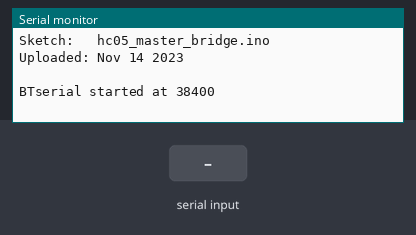
A sketch run on a simulated Arduino Uno, built with avr-gcc and run on an emulated ATmega328P. On the bench: the last lines printed to the serial monitor. Inputs (shaded band) come from the test bench.

Above: at 1.2 s.
1.3 s: "1" received over the second serial link
At 2.0 s:
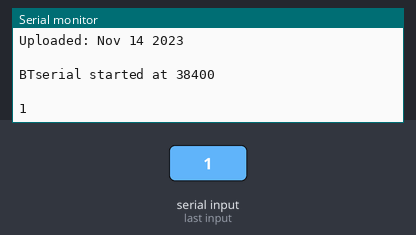
2.8 s: "0" received over the second serial link
At 3.2 s:
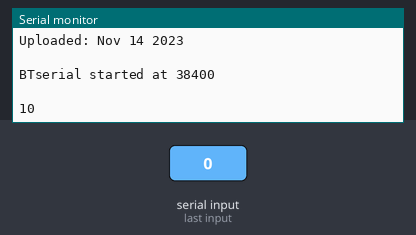

The sketch:

hc05_master_bridge.ino
```cpp
/*
 *   1. use hc05_ser_bridge as laptop serial to blueooth interface to configure
 *
 *   2. use this bridge that just sends data to test connection.
 */
#include <SoftwareSerial.h>
SoftwareSerial BTserial(8, 9); // RX | TX

const long baudRate = 38400;
char c=' ';
boolean NL = true;

void setup()
{
    Serial.begin(38400);
    Serial.print("Sketch:   ");   Serial.println(__FILE__);
    Serial.print("Uploaded: ");   Serial.println(__DATE__);
    Serial.println(" ");

    BTserial.begin(baudRate);
    Serial.print("BTserial started at "); Serial.println(baudRate);
    Serial.println(" ");
}

void loop()
{

    // Read from the Bluetooth module and send to the Arduino Serial Monitor
    if (BTserial.available())
    {
        c = BTserial.read();
        Serial.write(c);
    }


    // Read from the Serial Monitor and send to the Bluetooth module
    if (Serial.available())
    {
        c = Serial.read();
        BTserial.write(c);
    }

}
```

Measured:
- after the input at 1.3 s, the serial monitor: prints a new line at once (image 1)
- after the input at 2.8 s, the serial monitor: prints a new line at once (image 2)
